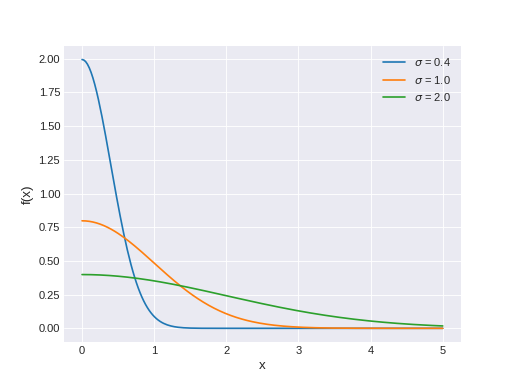

Write the Python code that produced this figure.
import matplotlib.pyplot as plt
import numpy as np
import scipy.stats as st
plt.style.use('seaborn-darkgrid')
x = np.linspace(0, 5, 200)
for sd in [0.4, 1., 2.]:
    pdf = st.halfnorm.pdf(x, scale=sd)
    plt.plot(x, pdf, label=r'$\sigma$ = {}'.format(sd))
plt.xlabel('x', fontsize=12)
plt.ylabel('f(x)', fontsize=12)
plt.legend(loc=1)
plt.show()
